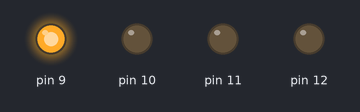
A sketch run on a simulated Arduino Uno, built with avr-gcc and run on an emulated ATmega328P. On the bench: output pins drawn as LEDs (lit = HIGH).

Above: at 0.15 s.
At 0.85 s:
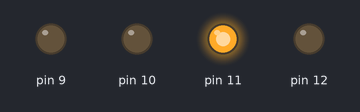
At 1.37 s:
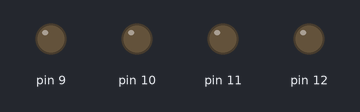
At 1.9 s:
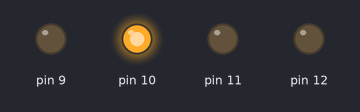
At 2.6 s:
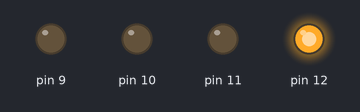
Timing chart, 0 to 3.2 s (numbered marks = the images above):
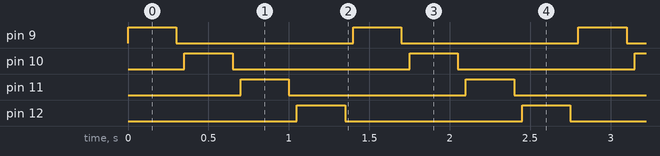

Measured:
- by itself, pin 9–12: alternates HIGH for 0.30 s and LOW for 1.1 s
- by itself, everything shown: repeats every 1.4 s, in 8 steps

The sketch:

mighty_leelo1.ino
```cpp
// C++ code
//
void setup()
{
  pinMode(9, OUTPUT);
  pinMode(10, OUTPUT);
  pinMode(11, OUTPUT);
  pinMode(12, OUTPUT);
}

void loop()
{
  digitalWrite(9, HIGH);
  delay(300); // Ligado por 1000 millisecond(1seg)(s)
  digitalWrite(9, LOW);
  delay(50); // Apagado por 1000 millisecond(1seg)(s)

  digitalWrite(10, HIGH);
  delay(300); // Ligado por 1000 millisecond(1seg)(s)
  digitalWrite(10, LOW);
  delay(50); // Apagado por 1000 millisecond(1seg)(s)

  digitalWrite(11, HIGH);
  delay(300); // Ligado por 1000 millisecond(1seg)(s)
  digitalWrite(11, LOW);
  delay(50); // Apagado por 1000 millisecond(1seg)(s)

  digitalWrite(12, HIGH);
  delay(300); // Ligado por 1000 millisecond(1seg)(s)
  digitalWrite(12, LOW);
  delay(50); // Apagado por 1000 millisecond(1seg)(s)
}
```
